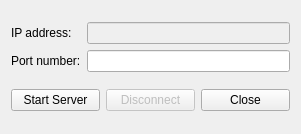
<?xml version="1.0" encoding="UTF-8"?>
<ui version="4.0">
 <class>GuiServer</class>
 <widget class="QWidget" name="GuiServer">
  <property name="geometry">
   <rect>
    <x>0</x>
    <y>0</y>
    <width>301</width>
    <height>134</height>
   </rect>
  </property>
  <property name="windowTitle">
   <string>Server-Mode</string>
  </property>
  <layout class="QGridLayout" name="gridLayout">
   <item row="0" column="0">
    <layout class="QHBoxLayout" name="horizontalLayout_2">
     <item>
      <layout class="QVBoxLayout" name="verticalLayout">
       <item>
        <widget class="QLabel" name="serverLabelIp">
         <property name="text">
          <string>IP address:</string>
         </property>
        </widget>
       </item>
       <item>
        <widget class="QLabel" name="serverLabelPort">
         <property name="text">
          <string>Port number:</string>
         </property>
        </widget>
       </item>
      </layout>
     </item>
     <item>
      <layout class="QVBoxLayout" name="verticalLayout_2">
       <item>
        <widget class="QLineEdit" name="serverLeIp">
         <property name="enabled">
          <bool>false</bool>
         </property>
        </widget>
       </item>
       <item>
        <widget class="QLineEdit" name="serverLePort"/>
       </item>
      </layout>
     </item>
    </layout>
   </item>
   <item row="1" column="0">
    <layout class="QHBoxLayout" name="horizontalLayout">
     <item>
      <widget class="QPushButton" name="serverBtnStart">
       <property name="text">
        <string>Start Server</string>
       </property>
       <property name="autoDefault">
        <bool>false</bool>
       </property>
       <property name="default">
        <bool>false</bool>
       </property>
      </widget>
     </item>
     <item>
      <widget class="QPushButton" name="serverBtnDc">
       <property name="enabled">
        <bool>false</bool>
       </property>
       <property name="text">
        <string>Disconnect</string>
       </property>
      </widget>
     </item>
     <item>
      <widget class="QPushButton" name="serverBtnClose">
       <property name="text">
        <string>Close</string>
       </property>
      </widget>
     </item>
    </layout>
   </item>
  </layout>
 </widget>
 <resources/>
 <connections/>
</ui>
